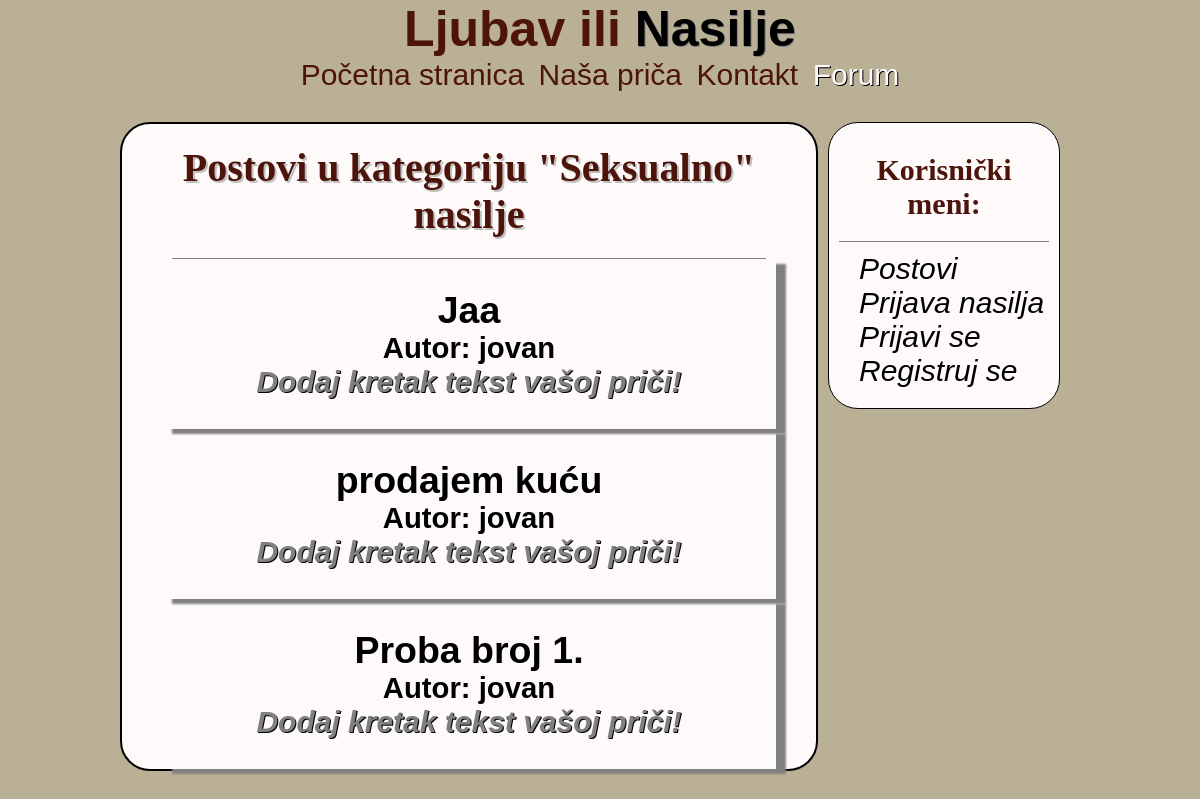
Screenshot of /Forum/kategorija/seksualno/ with the database file from the repository.
### forum/models.py (models this page shows, shortened)
class Post(models.Model):
	naslov = models.CharField(max_length=100, unique=True)
	autor = models.ForeignKey(User, on_delete=models.CASCADE)
	korisnicko_ime = models.CharField(max_length=20)
	tekst = models.CharField(max_length=1000,default="Napiši svoju priču!")
	opis_teksta = models.CharField(max_length=300, default="Dodaj kretak tekst vašoj priči!")
	status = models.IntegerField(choices=STATUS, default=1)
	kategorija = models.CharField(max_length=200, default="Izaberite Kategoriju")
	vrijeme =models.DateTimeField(auto_now_add=True)

### forum/views.py (the view)
# urls.py: path('kategorija/<str:cats>/',KategorijaView, name="Kategorija"),
def KategorijaView(request,cats):
	category_post = Post.objects.filter(kategorija=cats)
	return render(request, 'Kategorija.html', {'cats': cats.title(), 'category_post': category_post})

### forum/Templates/Kategorija.html (shortened to what this page needs)
{% extends 'Home.html' %}
{% block content %}
{% load static %}
<!DOCTYPE html>
<html>
<head>
	<link rel="stylesheet" type="text/css" href="{% static 'CSS/Kategorija.css' %}">
</head>
<body>
	<div id="title">
		<h1>Postovi u kategoriju "{{ cats }}" nasilje</h1>
	</div>
	<div id="form-group">
	{% for post in category_post %}
		<div class="form">
			<h2><a href="{% url 'Artikal' post.pk %}">{{ post.naslov }}</a></h2>
			<h3>Autor: {{ post.korisnicko_ime }}</h3>
			<h4><i>{{ post.opis_teksta }}</i></h4>
		</div>
	{% endfor %}
	</div>
</body>
</html>
{% endblock content %}

### forum/Static/CSS/home.css (style rules this page uses)
* { font-family: 'Garamond', sans-serif; padding: 0; margin: 0; }
body { background-color: #bab095; }

### forum/Static/CSS/Kategorija.css (style rules this page uses)
* { margin: 0; padding: 0; font-family: 'Garamond', sans-serif; }
#title h1 { font-size: 40px; padding-top: 20px; padding-bottom: 20px; text-align: center; text-decoration: none; text-shadow: 2px 2px silver; color: #4d140c; font-family: "Impact"; margin-left: 50px; margin-right: 50px; border-bottom: 1px solid gray; }
#form-group { margin-right: 40px; margin-left: 40px; }
#form-group .form { padding-top: 30px; padding-bottom: 30px; font-size: 25px; text-align: center; box-shadow: 10px 5px 2px gray; }
#form-group .form h4 { color: gray; text-shadow: 1px 1px black; font-size: 30px; }
#form-group .form h2 a { color: black; text-decoration: none; }

### rows the page displays
Post: naslov "Jaa", korisnicko_ime "jovan", opis_teksta "Dodaj kretak tekst vašoj priči!"
Post: naslov "prodajem kuću", korisnicko_ime "jovan", opis_teksta "Dodaj kretak tekst vašoj priči!"
Post: naslov "Proba broj 1.", korisnicko_ime "jovan", opis_teksta "Dodaj kretak tekst vašoj priči!"

### other values shown
{{ cats }} "Seksualno"
